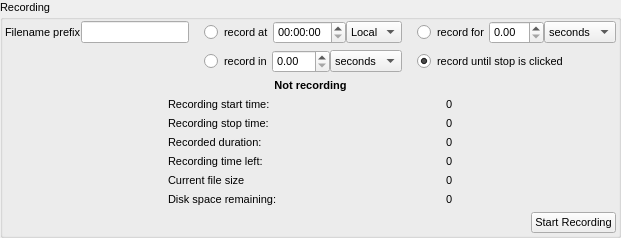
    <widget class="QGroupBox" name="groupBox">
     <property name="font">
      <font>
       <pointsize>8</pointsize>
      </font>
     </property>
     <property name="title">
      <string>Recording</string>
     </property>
     <layout class="QVBoxLayout" name="verticalLayout_2">
      <property name="leftMargin">
       <number>2</number>
      </property>
      <property name="topMargin">
       <number>2</number>
      </property>
      <property name="rightMargin">
       <number>2</number>
      </property>
      <property name="bottomMargin">
       <number>2</number>
      </property>
      <item>
       <layout class="QGridLayout" name="gridLayout">
        <property name="horizontalSpacing">
         <number>15</number>
        </property>
        <item row="0" column="0">
         <layout class="QHBoxLayout" name="horizontalLayout">
          <item>
           <widget class="QLabel" name="label">
            <property name="font">
             <font>
              <pointsize>8</pointsize>
             </font>
            </property>
            <property name="text">
             <string>Filename prefix</string>
            </property>
           </widget>
          </item>
          <item>
           <widget class="QLineEdit" name="lineEdit_filenamePrefix">
            <property name="font">
             <font>
              <pointsize>8</pointsize>
             </font>
            </property>
           </widget>
          </item>
         </layout>
        </item>
        <item row="0" column="1">
         <layout class="QHBoxLayout" name="horizontalLayout_3">
          <item>
           <widget class="QRadioButton" name="radioButton_recordAt">
            <property name="font">
             <font>
              <pointsize>8</pointsize>
             </font>
            </property>
            <property name="text">
             <string>record at</string>
            </property>
            <property name="checked">
             <bool>false</bool>
            </property>
           </widget>
          </item>
          <item>
           <widget class="QTimeEdit" name="timeEdit_recordAt">
            <property name="font">
             <font>
              <pointsize>8</pointsize>
             </font>
            </property>
            <property name="keyboardTracking">
             <bool>false</bool>
            </property>
            <property name="displayFormat">
             <string>HH:mm:ss </string>
            </property>
            <property name="calendarPopup">
             <bool>false</bool>
            </property>
            <property name="timeSpec">
             <enum>Qt::LocalTime</enum>
            </property>
           </widget>
          </item>
          <item>
           <widget class="QComboBox" name="comboBox_timeZone">
            <property name="font">
             <font>
              <pointsize>8</pointsize>
             </font>
            </property>
            <item>
             <property name="text">
              <string>Local</string>
             </property>
            </item>
            <item>
             <property name="text">
              <string>UTC</string>
             </property>
            </item>
           </widget>
          </item>
         </layout>
        </item>
        <item row="0" column="2">
         <layout class="QHBoxLayout" name="horizontalLayout_4">
          <item>
           <widget class="QRadioButton" name="radioButton_recordFor">
            <property name="font">
             <font>
              <pointsize>8</pointsize>
             </font>
            </property>
            <property name="text">
             <string>record for</string>
            </property>
           </widget>
          </item>
          <item>
           <widget class="QDoubleSpinBox" name="doubleSpinBox_recordFor">
            <property name="font">
             <font>
              <pointsize>8</pointsize>
             </font>
            </property>
            <property name="keyboardTracking">
             <bool>false</bool>
            </property>
           </widget>
          </item>
          <item>
           <widget class="QComboBox" name="comboBox_recordForUnits">
            <property name="font">
             <font>
              <pointsize>8</pointsize>
             </font>
            </property>
            <item>
             <property name="text">
              <string>seconds</string>
             </property>
            </item>
            <item>
             <property name="text">
              <string>minutes</string>
             </property>
            </item>
            <item>
             <property name="text">
              <string>hours</string>
             </property>
            </item>
           </widget>
          </item>
         </layout>
        </item>
        <item row="1" column="1">
         <layout class="QHBoxLayout" name="horizontalLayout_2">
          <item>
           <widget class="QRadioButton" name="radioButton_recordIn">
            <property name="font">
             <font>
              <pointsize>8</pointsize>
             </font>
            </property>
            <property name="text">
             <string>record in</string>
            </property>
            <property name="checked">
             <bool>false</bool>
            </property>
           </widget>
          </item>
          <item>
           <widget class="QDoubleSpinBox" name="doubleSpinBox_recordIn">
            <property name="font">
             <font>
              <pointsize>8</pointsize>
             </font>
            </property>
            <property name="keyboardTracking">
             <bool>false</bool>
            </property>
           </widget>
          </item>
          <item>
           <widget class="QComboBox" name="comboBox_recordInUnits">
            <property name="font">
             <font>
              <pointsize>8</pointsize>
             </font>
            </property>
            <item>
             <property name="text">
              <string>seconds</string>
             </property>
            </item>
            <item>
             <property name="text">
              <string>minutes</string>
             </property>
            </item>
            <item>
             <property name="text">
              <string>hours</string>
             </property>
            </item>
           </widget>
          </item>
         </layout>
        </item>
        <item row="1" column="2">
         <widget class="QRadioButton" name="radioButton_recordUntilStopped">
          <property name="font">
           <font>
            <pointsize>8</pointsize>
           </font>
          </property>
          <property name="text">
           <string>record until stop is clicked</string>
          </property>
          <property name="checked">
           <bool>true</bool>
          </property>
         </widget>
        </item>
       </layout>
      </item>
      <item>
       <widget class="QLabel" name="label_status">
        <property name="font">
         <font>
          <pointsize>8</pointsize>
          <weight>75</weight>
          <bold>true</bold>
         </font>
        </property>
        <property name="text">
         <string>Not recording</string>
        </property>
        <property name="alignment">
         <set>Qt::AlignCenter</set>
        </property>
       </widget>
      </item>
      <item>
       <layout class="QGridLayout" name="gridLayout_3">
        <item row="0" column="0">
         <widget class="QLabel" name="label_2">
          <property name="font">
           <font>
            <pointsize>8</pointsize>
           </font>
          </property>
          <property name="text">
           <string>Recording start time:</string>
          </property>
         </widget>
        </item>
        <item row="0" column="1">
         <widget class="QLabel" name="label_recordingStartTime">
          <property name="font">
           <font>
            <pointsize>8</pointsize>
           </font>
          </property>
          <property name="text">
           <string>0</string>
          </property>
         </widget>
        </item>
        <item row="1" column="0">
         <widget class="QLabel" name="label_3">
          <property name="font">
           <font>
            <pointsize>8</pointsize>
           </font>
          </property>
          <property name="text">
           <string>Recording stop time:</string>
          </property>
         </widget>
        </item>
        <item row="1" column="1">
         <widget class="QLabel" name="label_recordingStopTime">
          <property name="font">
           <font>
            <pointsize>8</pointsize>
           </font>
          </property>
          <property name="text">
           <string>0</string>
          </property>
         </widget>
        </item>
        <item row="2" column="0">
         <widget class="QLabel" name="label_4">
          <property name="font">
           <font>
            <pointsize>8</pointsize>
           </font>
          </property>
          <property name="text">
           <string>Recorded duration:</string>
          </property>
         </widget>
        </item>
        <item row="2" column="1">
         <widget class="QLabel" name="label_recordingDuration">
          <property name="font">
           <font>
            <pointsize>8</pointsize>
           </font>
          </property>
          <property name="text">
           <string>0</string>
          </property>
         </widget>
        </item>
        <item row="3" column="0">
         <widget class="QLabel" name="label_5">
          <property name="sizePolicy">
           <sizepolicy hsizetype="Fixed" vsizetype="Fixed">
            <horstretch>0</horstretch>
            <verstretch>0</verstretch>
           </sizepolicy>
          </property>
          <property name="font">
           <font>
            <pointsize>8</pointsize>
           </font>
          </property>
          <property name="text">
           <string>Recording time left:</string>
          </property>
         </widget>
        </item>
        <item row="3" column="1">
         <widget class="QLabel" name="label_recordingTimeLeft">
          <property name="sizePolicy">
           <sizepolicy hsizetype="Fixed" vsizetype="Fixed">
            <horstretch>0</horstretch>
            <verstretch>0</verstretch>
           </sizepolicy>
          </property>
          <property name="font">
           <font>
            <pointsize>8</pointsize>
           </font>
          </property>
          <property name="text">
           <string>0</string>
          </property>
         </widget>
        </item>
        <item row="5" column="0">
         <widget class="QLabel" name="label_6">
          <property name="font">
           <font>
            <pointsize>8</pointsize>
           </font>
          </property>
          <property name="text">
           <string>Disk space remaining:</string>
          </property>
         </widget>
        </item>
        <item row="5" column="1">
         <widget class="QLabel" name="label_diskSpaceRemaining">
          <property name="font">
           <font>
            <pointsize>8</pointsize>
           </font>
          </property>
          <property name="text">
           <string>0</string>
          </property>
         </widget>
        </item>
        <item row="4" column="0">
         <widget class="QLabel" name="label_7">
          <property name="font">
           <font>
            <pointsize>8</pointsize>
           </font>
          </property>
          <property name="text">
           <string>Current file size</string>
          </property>
         </widget>
        </item>
        <item row="4" column="1">
         <widget class="QLabel" name="label_currentFileSize">
          <property name="font">
           <font>
            <pointsize>8</pointsize>
           </font>
          </property>
          <property name="text">
           <string>0</string>
          </property>
         </widget>
        </item>
       </layout>
      </item>
      <item>
       <layout class="QHBoxLayout" name="horizontalLayout_5">
        <item>
         <spacer name="horizontalSpacer">
          <property name="font">
           <font>
            <pointsize>8</pointsize>
           </font>
          </property>
          <property name="orientation">
           <enum>Qt::Horizontal</enum>
          </property>
          <property name="sizeHint" stdset="0">
           <size>
            <width>40</width>
            <height>20</height>
           </size>
          </property>
         </spacer>
        </item>
        <item>
         <widget class="QPushButton" name="pushButton_startStopRecording">
          <property name="font">
           <font>
            <pointsize>8</pointsize>
           </font>
          </property>
          <property name="focusPolicy">
           <enum>Qt::StrongFocus</enum>
          </property>
          <property name="text">
           <string>Start Recording</string>
          </property>
          <property name="autoDefault">
           <bool>false</bool>
          </property>
         </widget>
        </item>
       </layout>
      </item>
     </layout>
    </widget>
